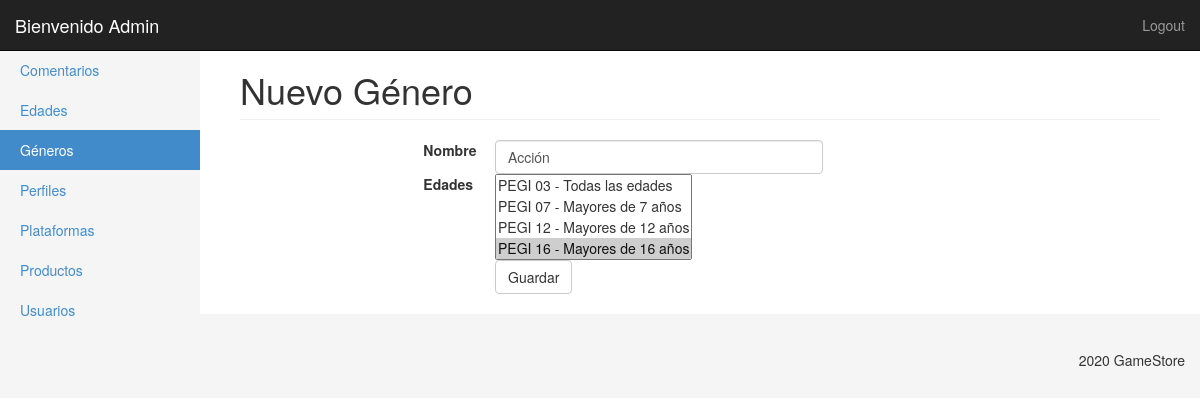
Page /ProduccionWeb_TP1/panel/generos_ae.php?edit=1 (signed in) on the committed database.
### tables this page shows
CREATE TABLE `generos` (
  `id` int(11) NOT NULL,
  `nombre` varchar(50) NOT NULL,
  `estado` tinyint(1) NOT NULL DEFAULT 1,
  `enabled` tinyint(1) NOT NULL DEFAULT 1
);

CREATE TABLE `genero_edades` (
  `idedad` int(11) NOT NULL,
  `idgen` int(11) NOT NULL,
  `enabled` tinyint(1) NOT NULL DEFAULT 1
);

CREATE TABLE `edades` (
  `id` int(11) NOT NULL,
  `nombre` varchar(50) NOT NULL,
  `estado` tinyint(1) NOT NULL DEFAULT 1,
  `enabled` tinyint(1) NOT NULL DEFAULT 1
);

### ProduccionWeb_TP1/panel/clases/genero.php (called while the page is built, shortened)
<?php
Class Genero{
	private $con;
	public function __construct($con){
		$this->con = $con;
	}
	public function get($id){
		$query = "SELECT id, nombre
				FROM generos WHERE id = ".$id;
        $query = $this->con->query($query);
		$perfil = $query->fetch(PDO::FETCH_OBJ);
			$sql = 'SELECT idedad, idgen
					FROM genero_edades
					WHERE idgen = '.$perfil->id;
			foreach($this->con->query($sql) as $permiso){
				$perfil->permisos[] = $permiso['idgen'];
			}
            return $perfil;
	}
	public function selEdad($id){
		$query = "SELECT idedad
					FROM genero_edades
					WHERE idgen =".$id;
		$query = $this->con->query($query);
		return $query;
	}
}

### ProduccionWeb_TP1/panel/generos_ae.php (the view, shortened to what this page needs)
<?php
require('inc/header.php');
?>
<div class="container-fluid">
    <?php $generoMenu = 'Géneros';
	$gen = new Genero($con);
	include('inc/side_bar.php');
    $queryEdades = 'SELECT * FROM edades';
    $edades = $con->query($queryEdades);
    if (isset($_GET['edit'])) {
        $generitos = $gen->get($_GET['edit']);
    }
    ?>
    <div class="col-sm-9 col-md-10 main">
        <h1 class="page-header">
            Nuevo Género
        </h1>
        <div class="col-md-2"></div>
        <form action="generos.php" method="post" class="col-md-6 from-horizontal">
            <div class="form-group">
                <label for="nombre" class="col-sm-2 control-label">Nombre</label>
                <div class="col-sm-10">
                    <input type="text" class="form-control" id="nombre" name="nombre" placeholder="name" value="<?php echo (isset($generitos->nombre) ? $generitos->nombre : ''); ?> " required>
                </div>
            </div>
            <div class="form-group">
                    <label for="tipo" class="col-sm-2 control-label">Edades</label>
                    <div class="col-sm-10">
                        <select name="edades[]" id="edades" multiple='multiple' >
                            <?php  foreach($edades as $e){?>
                                <option value="<?php echo $e['id']?>"
                                <?php
                                    foreach ($gen->selEdad($generitos->id) as $subcat) {
                                        if($subcat['idedad'] == $e['id']){
                                            echo ' selected="selected" ';
                                        }
                                    }
								?>><?php echo $e['nombre']?></option>
                            <?php }?>
                        </select>
                    </div>
            </div>
            <div class="form-group">
                <div class="col-sm-offset-2 col-sm-10">
                    <button type="submit" class="btn btn-default" name="formulario_generos">Guardar</button>
                </div>
            </div>
        </form>
    </div>
</div>
</div>
<?php include('inc/footer.php'); ?>

### ProduccionWeb_TP1/panel/css/styles.css (style rules this page uses)
body { padding-top: 50px; background-color: #f5f5f5; }
.main { padding: 20px; background-color: #fff; }
@media (min-width: 768px) { .main { padding-right: 40px; padding-left: 40px; } }
.main .page-header { margin-top: 0; }

### rows in the picture
generos: nombre "Acción"
genero_edades: idedad.nombre "PEGI 03 - Todas las edades / PEGI 07 - Mayores de 7 años / PEGI 12 - Mayores de 12 años / PEGI 16 - Mayores de 16 años ☑"

### other values in the picture
$_SESSION['usuario']['nombre'] "Admin"
